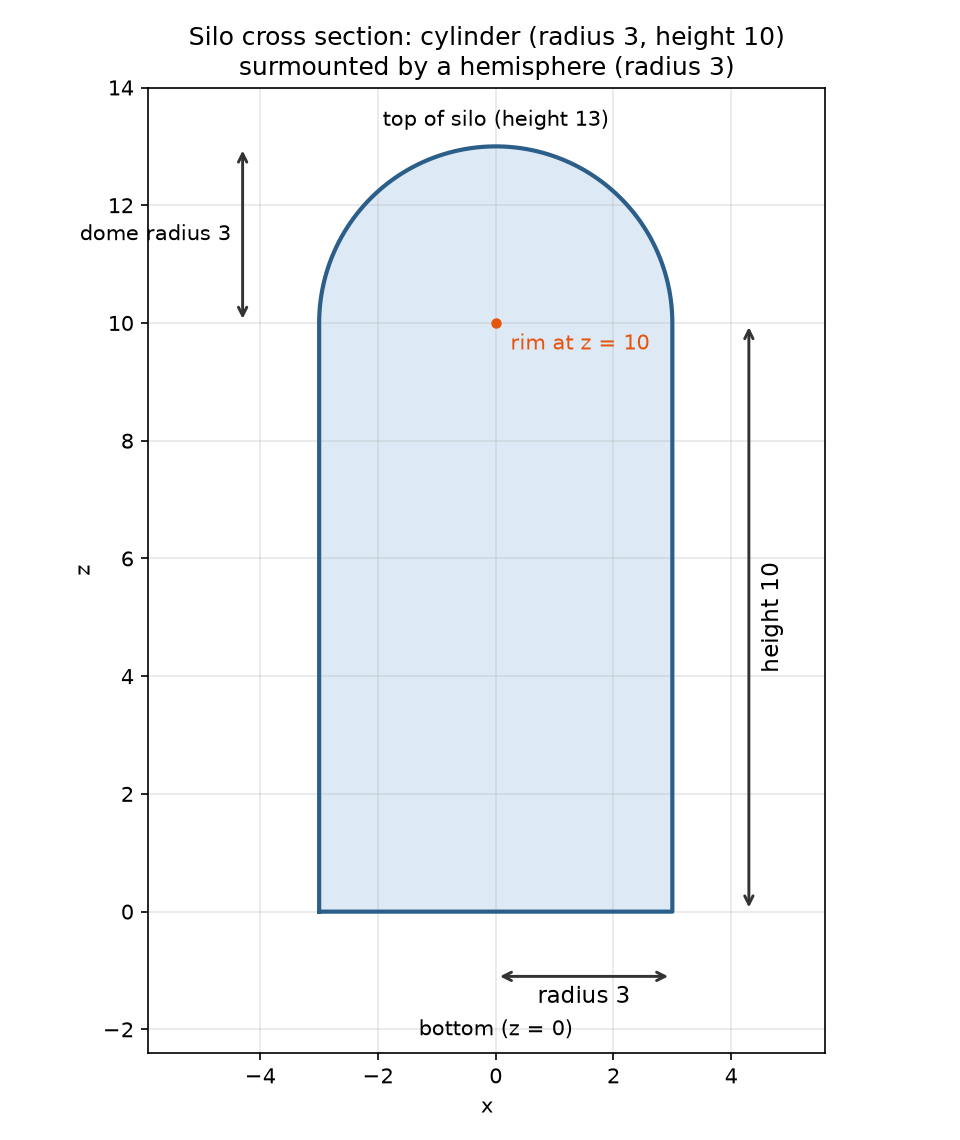

This chart was generated by the following Python code:
"""Problem 15.9.43: labeled 2D cross-section (silhouette) of the silo.

Shows the cylinder (radius 3, height 10) and the hemispherical dome of
radius 3 with dimension labels; supports the 3D figure (Fig. 1).
"""

import numpy as np
import matplotlib
matplotlib.use("Agg")
import matplotlib.pyplot as plt

R, H = 3.0, 10.0

fig, ax = plt.subplots(figsize=(6.4, 7.6))

# Silhouette outline.
t = np.linspace(0, np.pi, 100)
xd = R * np.cos(t)
zd = H + R * np.sin(t)
# Outline: (-R,0) -> (R,0) -> (R,H) -> dome (R -> -R at height H) -> (-R,0).
# xd[0] = R and zd[0] = H already give the corner (R, H).
ox = np.concatenate(([-R, R], xd, [-R]))
oz = np.concatenate(([0.0, 0.0], zd, [0.0]))
ax.plot(ox, oz, color="#2b5f8a", lw=2.0)
ax.fill(ox, oz, color="#cfe2f3", alpha=0.7)

# Dimension arrows.
ax.annotate("", xy=(R + 1.3, H), xytext=(R + 1.3, 0.0),
            arrowprops=dict(arrowstyle="<->", color="#333", lw=1.4))
ax.text(R + 1.5, H / 2, "height 10", rotation=90, va="center", fontsize=11)
ax.annotate("", xy=(0.0, -1.1), xytext=(R, -1.1),
            arrowprops=dict(arrowstyle="<->", color="#333", lw=1.4))
ax.text(R / 2, -1.55, "radius 3", ha="center", fontsize=11)
ax.annotate("", xy=(-R - 1.3, H + R), xytext=(-R - 1.3, H),
            arrowprops=dict(arrowstyle="<->", color="#333", lw=1.4))
ax.text(-R - 1.5, H + R / 2, "dome radius 3", va="center", ha="right",
        fontsize=10)
ax.text(0.0, H + R + 0.35, "top of silo (height 13)", ha="center", fontsize=10)
ax.text(0.0, -2.1, "bottom (z = 0)", ha="center", fontsize=10)
ax.plot([0], [H], "o", ms=4, color="#e6550d")
ax.text(0.25, H - 0.45, "rim at z = 10", fontsize=10, color="#e6550d")

ax.set_xlim(-R - 2.9, R + 2.6)
ax.set_ylim(-2.4, H + R + 1.0)
ax.set_aspect("equal")
ax.set_xlabel("x")
ax.set_ylabel("z")
ax.set_title("Silo cross section: cylinder (radius 3, height 10)\n"
             "surmounted by a hemisphere (radius 3)")
ax.grid(alpha=0.3)
fig.tight_layout()
fig.savefig("calculus-15.9.43/solution/part1_figure2.png", dpi=150)
print("saved part1_figure2.png")
